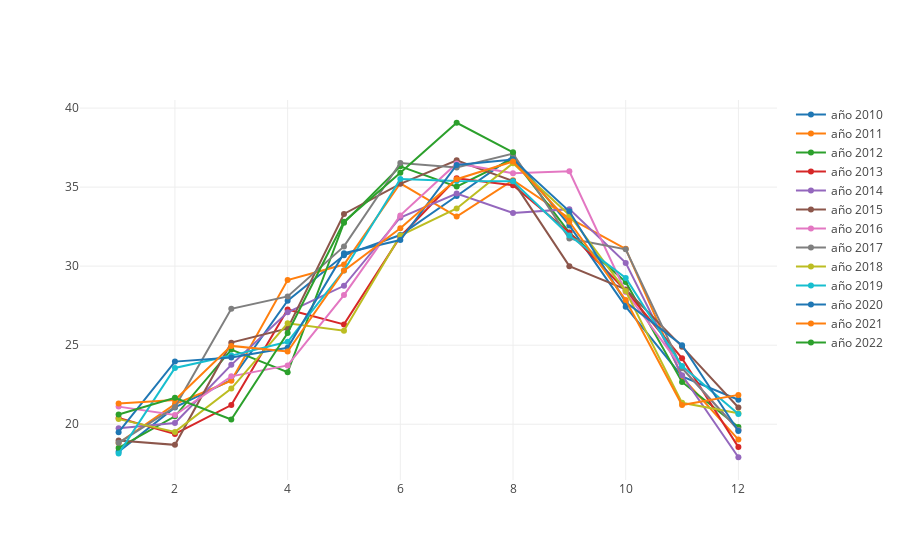

Source (notebook cell):
### Code cell
val year2010= Scatter(
  SeqMonths,
  Seq2010,
  name = "año 2010"
)

val year2011 = Scatter(
  SeqMonths,
  Seq2011,
  name = "año 2011"
)

val year2012 = Scatter(
  SeqMonths,
  Seq2012,
  name = "año 2012"
)

val year2013 = Scatter(
  SeqMonths,
  Seq2013,
  name = "año 2013"
)

val year2014 = Scatter(
  SeqMonths,
  Seq2014,
  name = "año 2014"
)

val year2015 = Scatter(
  SeqMonths,
  Seq2015,
  name = "año 2015"
)

val year2016 = Scatter(
  SeqMonths,
  Seq2016,
  name = "año 2016"
)

val year2017 = Scatter(
  SeqMonths,
  Seq2017,
  name = "año 2017"
)

val year2018 = Scatter(
  SeqMonths,
  Seq2018,
  name = "año 2018"
)

val year2019 = Scatter(
  SeqMonths,
  Seq2019,
  name = "año 2019"
)

val year2020 = Scatter(
  SeqMonths,
  Seq2020,
  name = "año 2020"
)

val year2021 = Scatter(
  SeqMonths,
  Seq2021,
  name = "año 2021"
)

val year2022 = Scatter(
  SeqMonths,
  Seq2022,
  name = "año 2022"
)



val dataToPlot = Seq(year2010, year2011, year2012, year2013, year2014, year2015, year2016, 
                     year2017, year2018, year2019, year2020, year2021, year2022)

plot(dataToPlot)

### Figure 1 — Plotly figure (JSON) as saved in the notebook; plotly's stock layout.template omitted (floating-point values rounded to 4 significant figures)
{"data": [{"name": "año 2010", "type": "scatter", "x": [1, 2, 3, 4, 5, 6, 7, 8, 9, 10, 11, 12], "y": [18.26, 21.06, 22.8, 27.81, 30.69, 31.97, 34.44, 36.94, 32.58, 27.44, 23.03, 21.55]}, {"name": "año 2011", "type": "scatter", "x": [1, 2, 3, 4, 5, 6, 7, 8, 9, 10, 11, 12], "y": [18.81, 21.27, 22.76, 29.12, 30.1, 35.24, 33.14, 35.44, 33.03, 31.09, 22.97, 19.03]}, {"name": "año 2012", "type": "scatter", "x": [1, 2, 3, 4, 5, 6, 7, 8, 9, 10, 11, 12], "y": [18.5, 20.5, 24.72, 23.29, 32.75, 36.31, 35.03, 36.79, 32.12, 29, 22.68, 19.82]}, {"name": "año 2013", "type": "scatter", "x": [1, 2, 3, 4, 5, 6, 7, 8, 9, 10, 11, 12], "y": [20.4, 19.38, 21.21, 27.26, 26.32, 31.86, 35.56, 35.12, 32.13, 28.46, 24.17, 18.55]}, {"name": "año 2014", "type": "scatter", "x": [1, 2, 3, 4, 5, 6, 7, 8, 9, 10, 11, 12], "y": [19.75, 20.08, 23.76, 27.08, 28.76, 33.08, 34.59, 33.36, 33.61, 30.21, 23.1, 17.91]}, {"name": "año 2015", "type": "scatter", "x": [1, 2, 3, 4, 5, 6, 7, 8, 9, 10, 11, 12], "y": [18.97, 18.7, 25.16, 26.06, 33.3, 35.21, 36.7, 35.38, 30, 28.53, 24.91, 21.06]}, {"name": "año 2016", "type": "scatter", "x": [1, 2, 3, 4, 5, 6, 7, 8, 9, 10, 11, 12], "y": [21.11, 20.58, 23.03, 23.72, 28.17, 33.21, 36.5, 35.88, 36, 28.36, 23.57, 19.63]}, {"name": "año 2017", "type": "scatter", "x": [1, 2, 3, 4, 5, 6, 7, 8, 9, 10, 11, 12], "y": [18.82, 21.09, 27.3, 28.09, 31.25, 36.53, 36.24, 37.12, 31.75, 31.07, 23.54, 19.64]}, {"name": "año 2018", "type": "scatter", "x": [1, 2, 3, 4, 5, 6, 7, 8, 9, 10, 11, 12], "y": [20.32, 19.52, 22.26, 26.38, 25.91, 31.94, 33.65, 36.51, 33.24, 28.42, 21.35, 20.7]}, {"name": "año 2019", "type": "scatter", "x": [1, 2, 3, 4, 5, 6, 7, 8, 9, 10, 11, 12], "y": [18.14, 23.56, 24.34, 25.22, 29.73, 35.51, 35.39, 35.37, 31.94, 29.26, 23.68, 20.65]}, {"name": "año 2020", "type": "scatter", "x": [1, 2, 3, 4, 5, 6, 7, 8, 9, 10, 11, 12], "y": [19.5, 23.96, 24.22, 24.83, 30.82, 31.65, 36.4, 36.75, 33.47, 27.73, 25, 19.58]}, {"name": "año 2021", "type": "scatter", "x": [1, 2, 3, 4, 5, 6, 7, 8, 9, 10, 11, 12], "y": [21.31, 21.54, 24.96, 24.6, 29.72, 32.4, 35.5, 36.62, 32.81, 27.85, 21.21, 21.86]}, {"name": "año 2022", "type": "scatter", "x": [1, 2, 3, 4, 5, 6, 7, 8, 9, 10, 11, 12], "y": [20.62, 21.68, 20.3, 25.77, 32.81, 35.9, 39.07, 37.2]}], "layout": {}}
